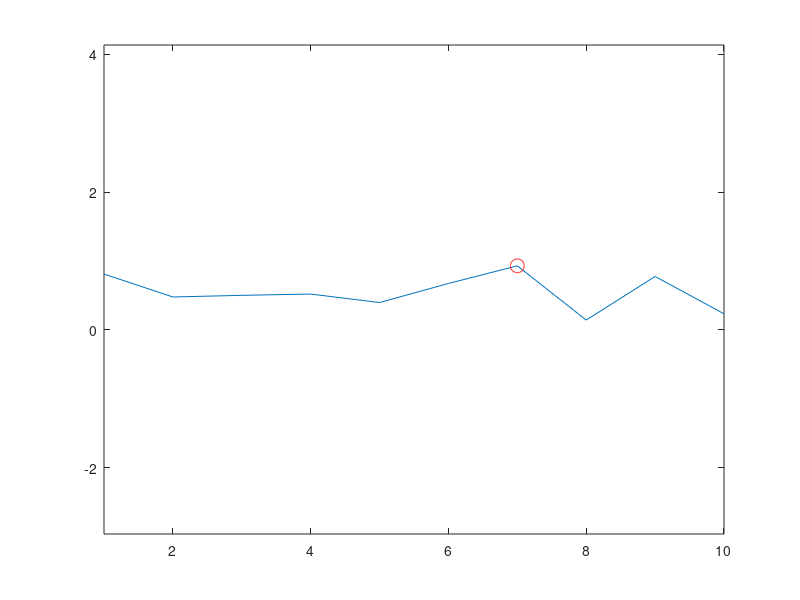

Write the MATLAB code that produced this figure.
clear
clc
close all

% % L=8;beta=0.5;M=16;L_0=32;
% L_0=128;
% symbol=Gold_sequence(L_0,5);
% plot(abs(xcorr(symbol)))
% % tx=Gold_sequence(32,42,4,5,0.5)
% 
% % ps=srrc(L,beta,M);
% % ps=ps/sqrt(sum(ps.^2));
% % 
% % os_symbol=zeros(1,L_0*M); % oversampled symbol
% % os_symbol(1:M:M*L_0)=symbol;
% % o_tx=conv(ps,os_symbol);
% % 
% % tx=o_tx(L*M+1:M*L+length(os_symbol)); % sampling and avoid transient
% % tx=sqrt(L_0)*tx/sqrt(sum(tx.*conj(tx))); % make symbol energy be 1.
% % 
% % plot(abs(tx))

N = 10 ;
x = 1:N ;
y = rand(N,1) ;
[val,idx] = max(y) ;
C = [x(idx) y(idx)] ;
plot(x,y) ;
hold on
R = 0.1 ;   % Radius of circle 
th = linspace(0,2*pi) ;
xc = C(1)+R*cos(th) ;
yc = C(2)+R*sin(th) ;
plot(xc,yc,'r') ;
axis equal



